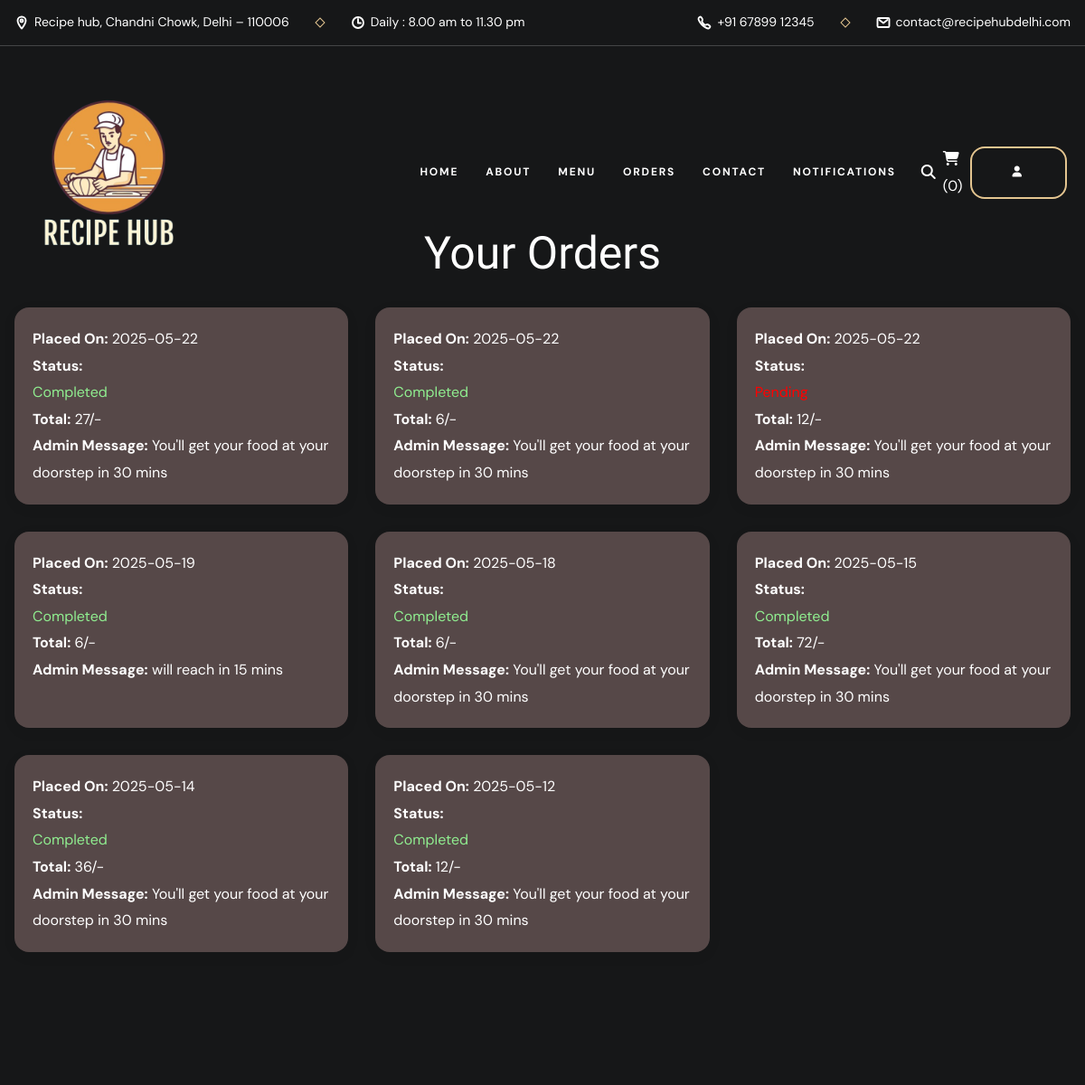
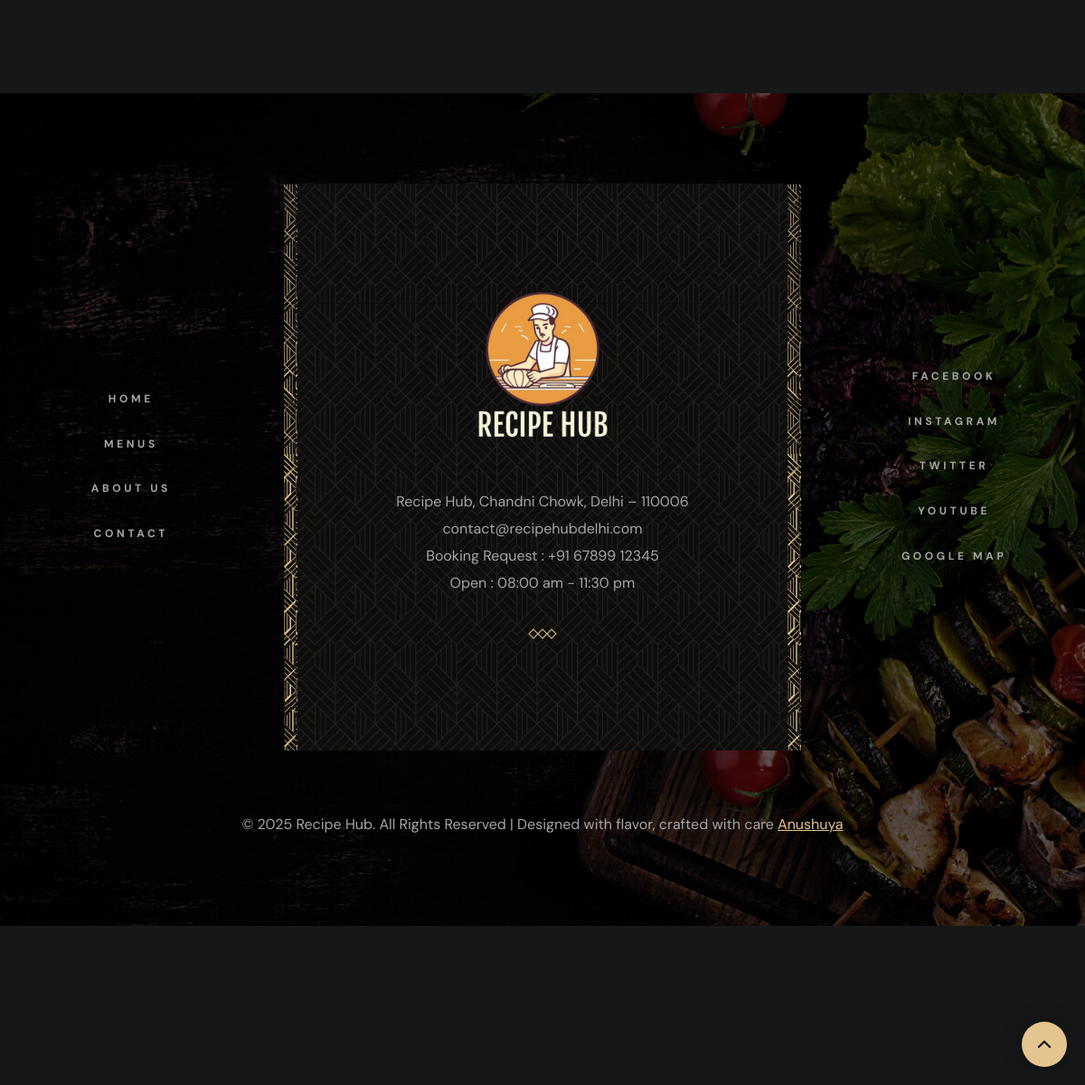
The page /orders.php (signed in) on the database its author committed (2 pictures, top to bottom).
### tables this page shows
CREATE TABLE `orders` (
  `id` int(100) NOT NULL,
  `user_id` int(100) NOT NULL,
  `name` varchar(20) NOT NULL,
  `number` varchar(10) NOT NULL,
  `email` varchar(50) NOT NULL,
  `method` varchar(50) NOT NULL,
  `address` varchar(500) NOT NULL,
  `total_products` varchar(1000) NOT NULL,
  `total_price` int(100) NOT NULL,
  `placed_on` date NOT NULL DEFAULT current_timestamp(),
  `payment_status` varchar(20) NOT NULL DEFAULT 'pending',
  `admin_reply` varchar(255) DEFAULT NULL,
  `user_read` tinyint(1) DEFAULT 0
);

### orders.php (the view, shortened to what this page needs)
<?php
include 'components/connect.php';
?>
<!DOCTYPE html>
<html lang="en">
<head>
  <link rel="stylesheet" href="https://cdnjs.cloudflare.com/ajax/libs/font-awesome/6.1.1/css/all.min.css">
  <link rel="stylesheet" href="./assets/css/style.css">
</head>
<body id="top">
  <div class="topbar">
    <div class="container">
      <address class="topbar-item">
        <div class="icon">
          <ion-icon name="location-outline" aria-hidden="true"></ion-icon>
        </div>
        <span class="span">
          Recipe hub, Chandni Chowk, Delhi – 110006
        </span>
      </address>
      <div class="separator"></div>
      <div class="topbar-item item-2">
        <div class="icon">
          <ion-icon name="time-outline" aria-hidden="true"></ion-icon>
        </div>
        <span class="span">Daily : 8.00 am to 11.30 pm</span>
      </div>
      <a href="tel:+91 67899 12345" class="topbar-item link">
        <div class="icon">
          <ion-icon name="call-outline" aria-hidden="true"></ion-icon>
        </div>
        <span class="span">+91 67899 12345</span>
      </a>
      <div class="separator"></div>
      <a href="mailto:contact@cravehavenkolkata.com" class="topbar-item link">
        <div class="icon">
          <ion-icon name="mail-outline" aria-hidden="true"></ion-icon>
        </div>
        <span class="span">contact@recipehubdelhi.com</span>
      </a>
    </div>
  </div>
<?php include 'components/user_header.php'; ?>
<div class="section" style="padding-block: 250px;">
  <div class="container">
    <div class="heading" style="text-align: center; margin-bottom: 30px;">
      <h2 class="headline-1">Your Orders</h2>
    </div>
    <div class="grid" style="display: grid; grid-template-columns: repeat(auto-fill, minmax(300px, 1fr)); gap: 30px;">
      <?php
      if($user_id == ''){
         echo '<p class="empty" style="text-align:center; grid-column: 1 / -1; font-size: 18px; color: #666;">Please login to see your orders</p>';
      }else{
        $select_orders = $conn->prepare("SELECT * FROM `orders` WHERE user_id = ? ORDER BY placed_on DESC");
         $select_orders->execute([$user_id]);
         if($select_orders->rowCount() > 0){
            while($fetch_orders = $select_orders->fetch(PDO::FETCH_ASSOC)){
      ?>
      <div class="card" style="background-color: rgb(86, 72, 72); border-radius: 16px; padding: 20px; box-shadow: 0 4px 16px rgba(0,0,0,0.05);">
  <p><strong>Placed On:</strong> <?= $fetch_orders['placed_on']; ?></p>
  <p><strong>Status:</strong>
    <span style="color: <?= $fetch_orders['payment_status'] === 'pending' ? 'red' : 'lightgreen'; ?>">
      <?= ucfirst($fetch_orders['payment_status']); ?>
    </span>
  </p>
  <p><strong>Total:</strong> <?= $fetch_orders['total_price']; ?>/-</p>
  <p><strong>Admin Message:</strong>
    <?= $fetch_orders['admin_reply'] ?: "You'll get your food at your doorstep in 30 mins"; ?>
  </p>
</div>
      <?php
         }
         } else {
            echo '<p class="empty" style="text-align:center; grid-column: 1 / -1; font-size: 18px; color: #666;">No orders placed yet!</p>';
         }
      }
      ?>
    </div>
  </div>
</div>
<footer class="footer section has-bg-image text-center"
    style="background-image: url('./assets/images/footer-bg.jpg')">
    <div class="container">
      <div class="footer-top grid-list">
        <div class="footer-brand has-before has-after">
          <a href="#" class="logo">
           <img src="./assets/images/logo 1.png" width="200" height="200" loading="lazy" alt="crave haven home">
          </a>
          <address class="body-4">
            Recipe Hub, Chandni Chowk, Delhi – 110006
          </address>
          <a href="mailto:contact@recipehubdelhi.com" class="body-4 contact-link">contact@recipehubdelhi.com</a>
          <a href="tel:+91 67899 12345" class="body-4 contact-link">Booking Request : +91 67899 12345</a>
          <p class="body-4">
            Open : 08:00 am - 11:30 pm
          </p>
          <div class="wrapper">
            <div class="separator"></div>
            <div class="separator"></div>
            <div class="separator"></div>
          </div>
        </div>
        <ul class="footer-list">
          <li>
            <a href="index.php" class="label-2 footer-link hover-underline">Home</a>
          </li>
          <li>
            <a href="menu.php" class="label-2 footer-link hover-underline">Menus</a>
          </li>
          <li>
            <a href="index.php#about" class="label-2 footer-link hover-underline">About Us</a>
          </li>
          <li>
            <a href="index.php#reservation" class="label-2 footer-link hover-underline">Contact</a>
          </li>
        </ul>
        <ul class="footer-list">
          <li>
            <a href="#" class="label-2 footer-link hover-underline">Facebook</a>
          </li>
          <li>
            <a href="#" class="label-2 footer-link hover-underline">Instagram</a>
          </li>
          <li>
            <a href="#" class="label-2 footer-link hover-underline">Twitter</a>
          </li>
          <li>
            <a href="#" class="label-2 footer-link hover-underline">Youtube</a>
          </li>
          <li>
            <a href="#" class="label-2 footer-link hover-underline">Google Map</a>
          </li>
        </ul>
      </div>
      <div class="footer-bottom">
        <p class="copyright">
          &copy; 2025 Recipe Hub. All Rights Reserved | Designed with flavor, crafted with care <a href="https://github.com/anu9832"
            target="_blank" class="link">Anushuya</a>
        </p>
      </div>
    </div>
  </footer>
  <a href="#top" class="back-top-btn active" aria-label="back to top" data-back-top-btn>
    <ion-icon name="chevron-up" aria-hidden="true"></ion-icon>
  </a>
</body>
</html>

### rows shown on the page
orders: placed_on "2025-05-22", payment_status "Completed", total_price "27", admin_reply "You'll get your food at your doorstep in 30 mins"
orders: placed_on "2025-05-22", payment_status "Completed", total_price "6", admin_reply "You'll get your food at your doorstep in 30 mins"
orders: placed_on "2025-05-22", total_price "12", admin_reply "You'll get your food at your doorstep in 30 mins"
orders: placed_on "2025-05-19", payment_status "Completed", total_price "6", admin_reply "will reach in 15 mins"
orders: placed_on "2025-05-18", payment_status "Completed", total_price "6", admin_reply "You'll get your food at your doorstep in 30 mins"
orders: placed_on "2025-05-15", payment_status "Completed", total_price "72", admin_reply "You'll get your food at your doorstep in 30 mins"
orders: placed_on "2025-05-14", payment_status "Completed", total_price "36", admin_reply "You'll get your food at your doorstep in 30 mins"
orders: placed_on "2025-05-12", payment_status "Completed", total_price "12", admin_reply "You'll get your food at your doorstep in 30 mins"

### other values the page prints
$total_cart_items "0"
